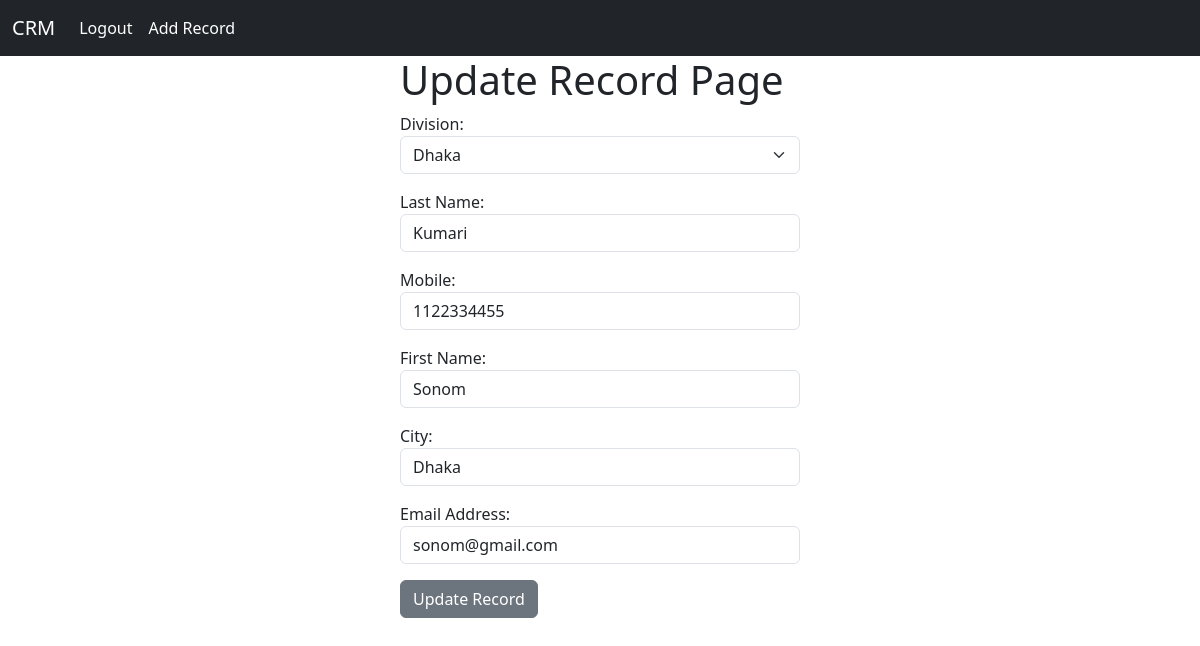
/update_record/1/ (signed in), run on the app's committed database.
### myapp/models.py (models this page shows)
class Record(models.Model):
    created_at=models.DateTimeField(auto_now_add=True)
    first_name=models.CharField(max_length=100)
    last_name=models.CharField(max_length=100)
    email=models.EmailField()
    phone=models.PositiveIntegerField()
    city=models.CharField(max_length=100)
    division=models.CharField(choices=DIVISION_CHOICE,max_length=70)

### myapp/views.py (the view)
# urls.py: path('update_record/<int:pk>/', views.update_record, name="update"),
def update_record(request,pk):
    if request.user.is_authenticated:
        if request.method=="POST":
            current_record=Record.objects.get(id=pk)
            form=AddRecordForm(request.POST,instance=current_record)
            if form.is_valid():
                form.save()
                messages.success(request, 'record update successfully!!')
                return redirect('home')
        else:
            current_record=Record.objects.get(id=pk)
            form=AddRecordForm(instance=current_record)
        return render(request, 'update.html', {'form':form})

### myapp/forms.py
class AddRecordForm(forms.ModelForm):
     first_name=forms.CharField(label='First Name',widget=forms.TextInput(attrs={'class':'form-control'}))
     last_name=forms.CharField(label='Last Name',widget=forms.TextInput(attrs={'class':'form-control'}))
     email=forms.EmailField(label='Email Address',widget=forms.EmailInput(attrs={'class':'form-control'}))
     phone=forms.IntegerField(label='Mobile',widget=forms.NumberInput(attrs={'class':'form-control'}))
     city=forms.CharField(label='City',widget=forms.TextInput(attrs={'class':'form-control'}))
     class Meta:
        model=Record
        fields={'first_name', 'last_name', 'email', 'phone', 'city', 'division'}
        widgets={
            'division':forms.Select(attrs={'class':'form-select'})
        }

### myapp/templates/update.html (shortened to what this page needs)
{% extends  'base.html' %}
{% block content %}
<div class="col-md-4 offset-4">
    <h1>Update Record Page</h1>
    <form action="" method="post">
         {{form.as_p}}
         <input type="submit" value="Update Record" class="btn btn-secondary">
    </form>
</div>
{% endblock content %}

### data on the page
Record: division "Dhaka", last_name "Kumari", phone "1122334455", first_name "Sonom", city "Dhaka", email "sonom@gmail.com"
